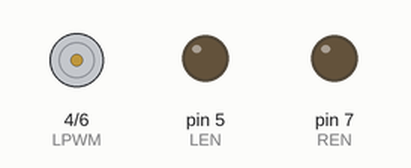
Bench run of a sketch on a simulated Arduino Uno, built with avr-gcc and run on an emulated ATmega328P. On the bench: motor-driver pin pairs drawn as motors (green arrow = first pin HIGH = forward, orange = second pin HIGH = backward, longer = more drive), output pins drawn as LEDs (lit = HIGH).

Above: at 0.1 s.
At 1.1 s:
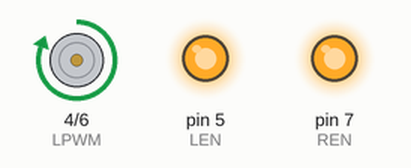
Timing chart, 0 to 2.6 s (numbered marks = the images above):
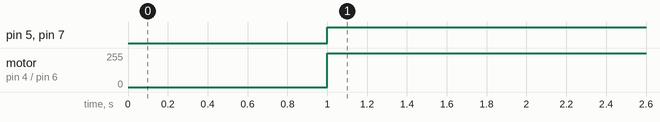

Measured:
- by itself, pin 5 (LEN), pin 7 (REN): LOW → HIGH at 1.0 s
- by itself, motor on pin 4 (LPWM) / pin 6 (RPWM): stopped → forward 255/255 at 1.0 s

The sketch:

BTS_test.ino
```cpp
#include <Arduino.h>
#define LPWM 4
#define LEN 5
#define RPWM 6
#define REN 7

void setup() {
  pinMode(RPWM,OUTPUT);
  pinMode(LPWM,OUTPUT);
  pinMode(LEN,OUTPUT);
  pinMode(REN,OUTPUT);
  delay(1001);
}


void loop() {
  digitalWrite(REN,HIGH);
  digitalWrite(LEN,HIGH);
  analogWrite(LPWM,234);
  analogWrite(RPWM,0);
  delay(2000);
}
```
